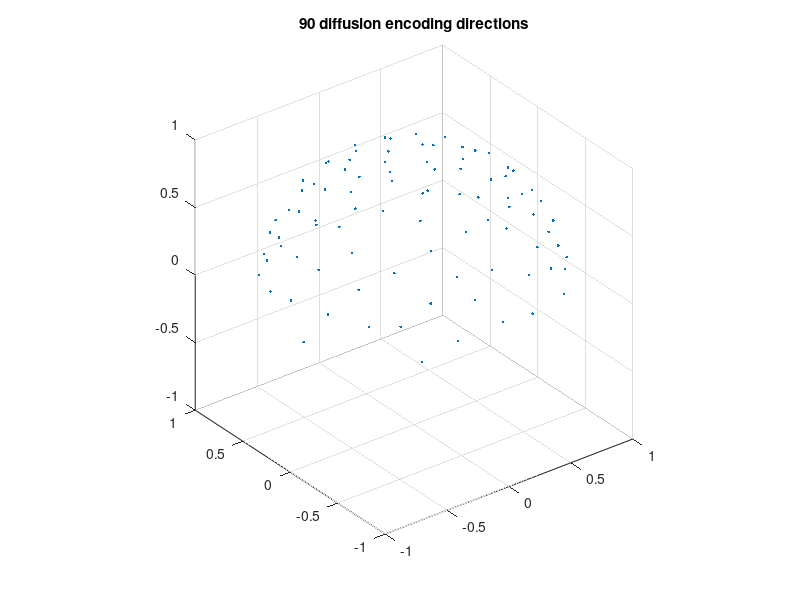

Here is the MATLAB script that generated this plot: (Note: this script raises an error after producing the figure.)
%% introduction

% s_SDnDTI_designBvec4AcquiredData.m
% 
%   A script for selecting diffusion encoding directions for SDnDTI from
%   acquired data with given diffusion encoding directions (e.g., 30 out of
%   90 directions).
%
%   Source code:
%       https://github.com/qiyuantian/SDnDTI/blob/main/s_SDnDTI_designBvec4AcquiredData.m
%
%   HTML file can be automatically generaged using command:
%       publish('s_SDnDTI_designBvec4AcquiredData.m', 'html');
%
%   Reference:
%       [1] Tian Q, Li Z, Fan Q, Polimeni JR, Bilgic B, Salat DH, Huang SY.
%       SDnDTI: Self-supervised deep learning-based denoising for diffusion
%       tensor MRI. NeuroImage, 2022; 253: 119033.
%
% (c) Qiyuan Tian, Harvard, 2022

%% load bvecs from Human Connectome Project

clear, clc, close all

bvals_all = dlmread('hcp_bval.txt'); % all bvals
bvecs_all = dlmread('hcp_bvec.txt'); % all bvecs

bvals_all = round(bvals_all / 100) * 100; 
disp(unique(bvals_all));

dirs = bvecs_all(bvals_all > 100 & bvals_all < 1500, :); % only use bvecs for b=1000
dirs_vis = dirs .* sign(dirs(:, 3)); % directions flipped to z > 0 for visualization

figure; % display diffusion encoding directions, all flipped to z > 0 
plot3(dirs_vis(:, 1), dirs_vis(:, 2), dirs_vis(:, 3), '.');
grid on, axis equal
zlim([-1, 1])
title('90 diffusion encoding directions');

%% select all sets of 6 encoding directions optimal for tensor fitting

% 6 optimized directions from the DSM scheme that minimizes the condition
% number of the diffusion tensor transformation matrix 
% from S Skare et al., J Magn Reson. 2000;147(2):340-52
% 10, 20, 30 (dsm10.m, dsm20.m, dsm30.m) or more directions should be used for 
% very noisy data

dsm6 = [0.91, 0.416, 0; ...
       0, 0.91, 0.416; ...
       0.416, 0, 0.91; ...
       0.91, -0.416, 0; ...
       0, 0.91, -0.416; ...
      -0.416, 0, 0.91];

dsm6_norm = dsm6 ./ sqrt(dsm6(:, 1) .^ 2 + dsm6(:, 2) .^ 2 + dsm6(:, 3) .^ 2); % normalize vectors

% randomly rotate the DSM6 dirs, select their nearest 6 dirs from acquired
% dirs, keep those with low condition number

% selected dirs are not perfectly DSM6 dirs, so condition number might be
% large, which is not optimal for tensor fitting and amplifies noise, which
% is especially a problem for a small number of encoding directions (e.g.,
% lower than 60)

rotang_all = [];
condnum_all = [];
ind_all = [];
for ii = 1 : 100000 % number of iterations can be increased
    
    rotangs = rand(1, 3) * 2 * pi; % random angles to rotate around x, y, z axis
    R = rot3d(rotangs); % rotation matrix
    dsm6_rot = (R * dsm6_norm')'; % roated directions
   
    % find 6 nearest dirs in acquired dirs
    angerrors = acosd(abs(dsm6_rot * dirs')); % angles btw rotated DSM6 dirs and acquired dirs
    [minerrors, ind] = min(angerrors, [], 2); % 6 dirs with min angles compared to rotated DSM6 dirs

    condnum = cond(amatrix(dirs(ind, :))); % cond number of tensor tx matrix of selected dirs
    
    % only use dirs with low cond number 
    if condnum < 1.6 % threshold should be determined based on given data, 1.6 is good in our experience
        if isempty(ind_all) || ~any(sum(ind_all == sort(ind'), 2) == 6) % make sure no repetition
            
            % record params for satisfied sets
            condnum_all = cat(1, condnum_all, condnum);
            ind_all = cat(1, ind_all, sort(ind'));
            rotang_all = cat(1, rotang_all, rotangs);
        end
    end
end
disp(size(ind_all, 1))

for ii = 1 : 2
    figure; % display two selected sets of 6 optimal directions
    plot3(dirs_vis(:, 1), dirs_vis(:, 2), dirs_vis(:, 3), '.'); % all dirs
    hold on
    
    visdirs_use = dirs_vis(ind_all(ii, :), :);
    plot3(visdirs_use(:, 1), visdirs_use(:, 2), visdirs_use(:, 3), 'o'); % selected dirs
    
    R = rot3d(rotang_all(ii, :));
    dsm6_rot = (R * dsm6_norm')';
    dsm6_rot_vis = dsm6_rot .* sign(dsm6_rot(:, 3));
    plot3(dsm6_rot_vis(:, 1), dsm6_rot_vis(:, 2), dsm6_rot_vis(:, 3), 'x'); % rotated DSM6 dirs
    
    grid on, axis equal
    xlim([-1, 1])
    ylim([-1, 1])
    zlim([-1, 1])
    title(['cond num=' num2str(condnum_all(ii))]);
end

%% select N sets out of all selected sets of 6 dirs

% directions from all sets are uniformly distributed on z>0 hemisphere
% (since v and -v are identical for diffusion encoding) to maximize angular
% coverage as well as on whole sphere

N = 3; % select 3 sets as an example, so in total of 3x6=18 dirs
bvecs_hemi = []; % designed diffusion encoding directions
unif_min = 10^10; % init using a large number
ind_min = [];

for ii = 1 : 100000 % number of iterations can be increased for better results
    
    r = randperm(size(ind_all, 1), N);
    ind = ind_all(r, :);
    
    dirs_all = dirs(ind(:), :); % all 30 directions
        
    % [v; -v] is used for optimization such that v is uniformly distributed
    % on z>0 hemisphere
    dirs_tmp = [dirs_all; -dirs_all];
    
    % uniformly distributed directions have lowest electrostatic potential energy
    % details see Jones Magn. Reson. Med., 51 (2004), pp. 807-815
    unif = potentialenergy(dirs_tmp); % uniformity of all 30 directions
    
    if unif < unif_min % keep new directions if uniformity is better
        unif_min = unif;
        bvecs_hemi = dirs_all;
        ind_min = ind;
        
        disp(unif_min)
    end
end

n = size(bvecs_hemi, 1) / N;

figure
for ii = 1 : N
    idxs = (ii - 1) * n + 1;
    idxe = ii  * n;
    bvecs_vis = bvecs_hemi(idxs:idxe, :);
    
    tmp = sign(bvecs_vis(:, 3));
    tmp(tmp == 0) = 1;
    bvecs_vis = bvecs_vis .* tmp; % flip dirs with z<0 to z>0
    
    plot3(bvecs_vis(:, 1), bvecs_vis(:, 2), bvecs_vis(:, 3), '.'); % each color represents a set
    hold on
end
    
grid on, axis equal
xlim([-1, 1])
ylim([-1, 1])
zlim([-1, 1])
title('bvecs are uniform on both hemi and whole sphere');


figure
for ii = 1 : N
    idxs = (ii - 1) * n + 1;
    idxe = ii  * n;
    bvecs_vis = bvecs_hemi(idxs:idxe, :);
    
    tmp = sign(bvecs_vis(:, 3));
    tmp(tmp == 0) = 1;
    bvecs_vis = bvecs_vis .* tmp; % flip dirs with z<0 to z>0
    
    plot3(bvecs_vis(:, 1), bvecs_vis(:, 2), bvecs_vis(:, 3), 'o'); % each color represents a set
    hold on
end
plot3(dirs_vis(:, 1), dirs_vis(:, 2), dirs_vis(:, 3), 'k.');

grid on, axis equal
xlim([-1, 1])
ylim([-1, 1])
zlim([-1, 1])
title('selected directions out of all directions');

%% DeepDTI pipeline 

% subsequent data preparation and CNN training and application follows DeepDTI 
% see codes here: https://github.com/qiyuantian/DeepDTI

% diffusion weighted images (DWIs) from each set, which are optimal for
% diffusion tensor fitting, serve as input for CNNs

% DWIs from all sets serve as target of CNNs




